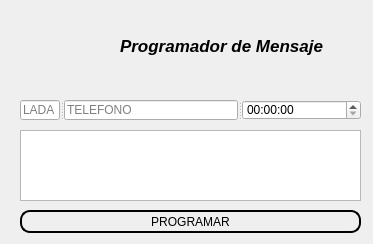
<?xml version="1.0" encoding="UTF-8"?>
<ui version="4.0">
 <class>Ventana_Principal</class>
 <widget class="QMainWindow" name="Ventana_Principal">
  <property name="geometry">
   <rect>
    <x>0</x>
    <y>0</y>
    <width>373</width>
    <height>244</height>
   </rect>
  </property>
  <property name="minimumSize">
   <size>
    <width>373</width>
    <height>244</height>
   </size>
  </property>
  <property name="maximumSize">
   <size>
    <width>373</width>
    <height>244</height>
   </size>
  </property>
  <property name="windowTitle">
   <string>Mensajes Automaticos</string>
  </property>
  <property name="windowIcon">
   <iconset>
    <normaloff>../img/wha.jpg</normaloff>../img/wha.jpg</iconset>
  </property>
  <widget class="QWidget" name="centralwidget">
   <widget class="QLabel" name="titulo">
    <property name="geometry">
     <rect>
      <x>120</x>
      <y>30</y>
      <width>251</width>
      <height>31</height>
     </rect>
    </property>
    <property name="font">
     <font>
      <pointsize>13</pointsize>
      <weight>75</weight>
      <italic>true</italic>
      <bold>true</bold>
     </font>
    </property>
    <property name="text">
     <string>Programador de Mensaje </string>
    </property>
   </widget>
   <widget class="QPushButton" name="hacer">
    <property name="geometry">
     <rect>
      <x>20</x>
      <y>210</y>
      <width>341</width>
      <height>23</height>
     </rect>
    </property>
    <property name="cursor">
     <cursorShape>PointingHandCursor</cursorShape>
    </property>
    <property name="styleSheet">
     <string notr="true">QPushButton{
	padding :5px;
	border-radius:10px;
	border:1.5px solid black;

}

QPushButton:hover
{
	
	background-color: rgb(170, 255, 127);
}</string>
    </property>
    <property name="text">
     <string>PROGRAMAR</string>
    </property>
    <property name="icon">
     <iconset>
      <normaloff>../img/wha.jpg</normaloff>../img/wha.jpg</iconset>
    </property>
   </widget>
   <widget class="QLabel" name="img">
    <property name="geometry">
     <rect>
      <x>20</x>
      <y>10</y>
      <width>81</width>
      <height>71</height>
     </rect>
    </property>
    <property name="text">
     <string/>
    </property>
    <property name="pixmap">
     <pixmap>../img/wha.jpg</pixmap>
    </property>
    <property name="scaledContents">
     <bool>true</bool>
    </property>
   </widget>
   <widget class="QLabel" name="errorocorrecto">
    <property name="geometry">
     <rect>
      <x>130</x>
      <y>60</y>
      <width>211</width>
      <height>21</height>
     </rect>
    </property>
    <property name="text">
     <string/>
    </property>
    <property name="alignment">
     <set>Qt::AlignCenter</set>
    </property>
   </widget>
   <widget class="QTextEdit" name="textEdit">
    <property name="geometry">
     <rect>
      <x>20</x>
      <y>130</y>
      <width>341</width>
      <height>71</height>
     </rect>
    </property>
   </widget>
   <widget class="QSplitter" name="splitter">
    <property name="geometry">
     <rect>
      <x>20</x>
      <y>100</y>
      <width>341</width>
      <height>20</height>
     </rect>
    </property>
    <property name="orientation">
     <enum>Qt::Horizontal</enum>
    </property>
    <widget class="QLineEdit" name="lada">
     <property name="maximumSize">
      <size>
       <width>40</width>
       <height>100</height>
      </size>
     </property>
     <property name="placeholderText">
      <string>LADA</string>
     </property>
    </widget>
    <widget class="QLineEdit" name="tel">
     <property name="placeholderText">
      <string>TELEFONO</string>
     </property>
    </widget>
    <widget class="QTimeEdit" name="tiempo"/>
   </widget>
  </widget>
 </widget>
 <resources/>
 <connections/>
</ui>
